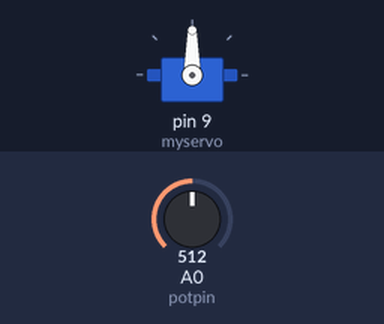
The sketch below on a simulated Arduino Uno, built with avr-gcc and run on an emulated ATmega328P. On the bench: servo. Inputs (shaded band) come from the test bench; at power-on: A0 (potpin) = 512.

Above: at 1.2 s.
1.3 s: A0 (potpin) set to 716
At 2.0 s:
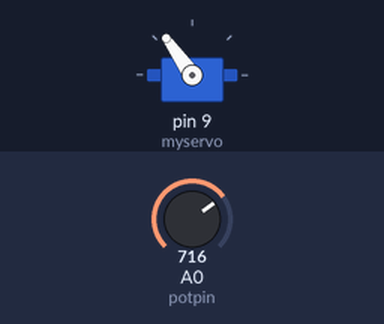
2.8 s: A0 (potpin) set to 900
At 4.0 s:
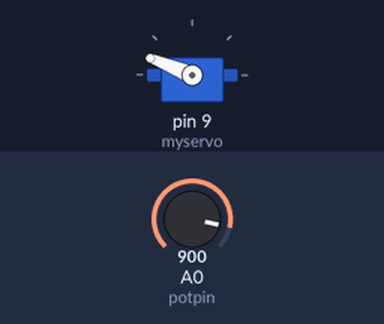
4.3 s: A0 (potpin) set to 1023
At 5.5 s:
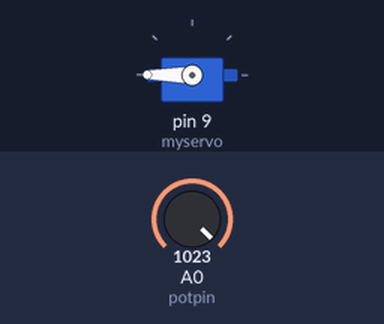
5.8 s: A0 (potpin) set to 306
At 6.4 s:
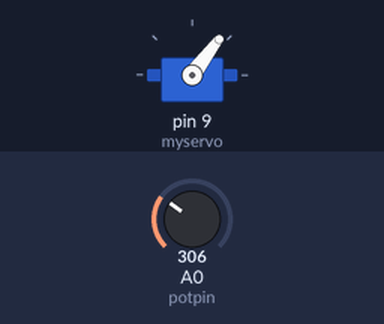
7.3 s: A0 (potpin) set to 122
At 7.8 s:
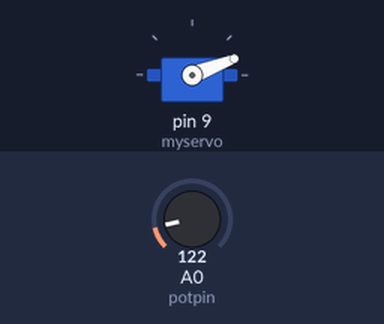
Timing chart, 0 to 9.8 s (numbered marks = the images above; inputs shaded):
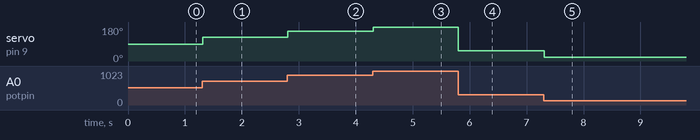

Measured:
- after the input at 1.3 s, servo on pin 9 (myservo): 90° → 125° at once
- after the input at 2.8 s, servo on pin 9 (myservo): 125° → 158° at once
- after the input at 4.3 s, servo on pin 9 (myservo): 158° → 180° at once
- after the input at 5.8 s, servo on pin 9 (myservo): 180° → 53° at once
- after the input at 7.3 s, servo on pin 9 (myservo): 53° → 21° at once

The sketch:

code4.ino
```cpp
#include <Servo.h>

Servo myservo;


int val;
int potpin = A0;

void setup() {
  myservo.attach(9, 1000, 2000);
}

void loop() {
  val = analogRead(potpin);
  val = map(val, 0, 1023, 0, 180);
  myservo.write(val);
  delay(15);
}
```
